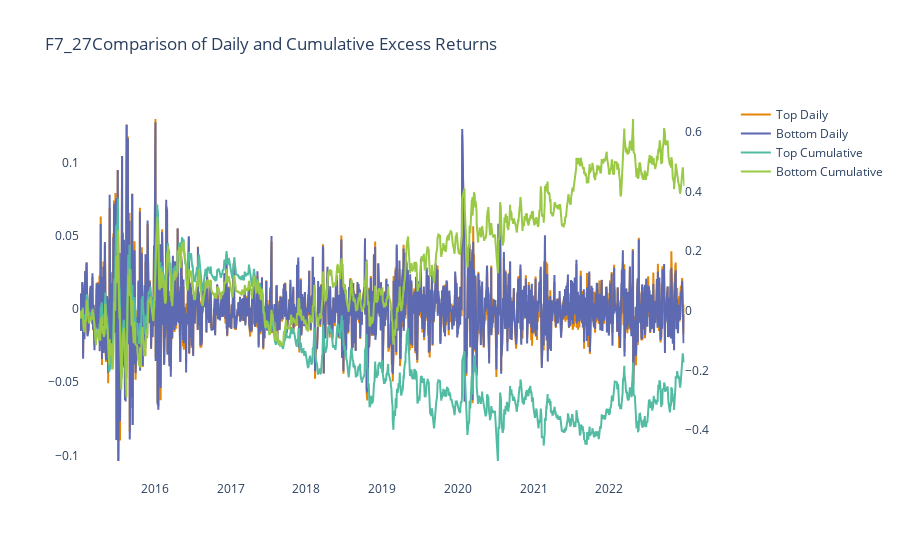

Here is the notebook cell this chart was saved with:
### Markdown cell above
这里展示了单因子测试给f27和f26。

- pipeline 假设： 
1. 无交易成本，周度换仓
2. 分别做多因子值 top 10% 和 bottom 10%
3. 周度投资金额由第一个时间点的价格决定
4. 选择均衡投资

- 可改进（有更多时间的话）的地方： 
1. 投资策略weight可以用其他更优化的方法
2. 可添加更多的benchmark比较，增加与fama french线性回归的分析

- 结果分析： 
1. f27 因子的表现总体比 f26因子差，如果考虑attribution and risk factor
2. 总体而言， top组合的表现不如bottom组合。

### Code cell
test1 = t1.TestInfo()
factor27 = t1.OneFactorTest(F7_27,S_DQ_OPEN)
factor27.plot_comparison_with_benchmark(test1,'F7_27')
display(factor27.compare_with_benchmark(test1,'F7_27',False).tail(1))
display(factor27.eval_combined(test1))

### Figure 1 — Plotly figure (JSON) as saved in the notebook; plotly's stock layout.template omitted (floating-point values rounded to 4 significant figures; data arrays with more than 128 entries replaced by an {"elided": "..."} marker saying what was removed)
{"data": [{"name": "Top Daily", "type": "scatter", "x": {"elided": "1947 str values"}, "xaxis": "x", "y": {"elided": "1947 float values"}, "yaxis": "y"}, {"name": "Bottom Daily", "type": "scatter", "x": {"elided": "1947 str values"}, "xaxis": "x", "y": {"elided": "1947 float values"}, "yaxis": "y"}, {"name": "Top Cumulative", "type": "scatter", "x": {"elided": "1947 str values"}, "xaxis": "x", "y": {"elided": "1947 float values"}, "yaxis": "y2"}, {"name": "Bottom Cumulative", "type": "scatter", "x": {"elided": "1947 str values"}, "xaxis": "x", "y": {"elided": "1947 float values"}, "yaxis": "y2"}], "layout": {"autosize": true, "colorway": ["rgb(229, 134, 6)", "rgb(93, 105, 177)", "rgb(82, 188, 163)", "rgb(153, 201, 69)", "rgb(204, 97, 176)", "rgb(36, 121, 108)", "rgb(218, 165, 27)", "rgb(47, 138, 196)", "rgb(118, 78, 159)", "rgb(237, 100, 90)", "rgb(165, 170, 153)"], "plot_bgcolor": "white", "title": {"text": "F7_27Comparison of Daily and Cumulative Excess Returns"}, "xaxis": {"anchor": "y", "domain": [0, 0.94], "showgrid": false}, "yaxis": {"anchor": "x", "domain": [0, 1], "showgrid": false}, "yaxis2": {"anchor": "x", "overlaying": "y", "showgrid": false, "side": "right"}}}
